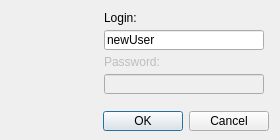
<?xml version="1.0" encoding="UTF-8"?>
<ui version="4.0">
 <class>dlgLogin</class>
 <widget class="QDialog" name="dlgLogin">
  <property name="windowModality">
   <enum>Qt::NonModal</enum>
  </property>
  <property name="geometry">
   <rect>
    <x>0</x>
    <y>0</y>
    <width>280</width>
    <height>140</height>
   </rect>
  </property>
  <property name="minimumSize">
   <size>
    <width>280</width>
    <height>140</height>
   </size>
  </property>
  <property name="maximumSize">
   <size>
    <width>280</width>
    <height>140</height>
   </size>
  </property>
  <property name="sizeIncrement">
   <size>
    <width>300</width>
    <height>150</height>
   </size>
  </property>
  <property name="windowTitle">
   <string>jimmer</string>
  </property>
  <property name="windowIcon">
   <iconset resource="../../resources.qrc">
    <normaloff>:/images/icons/chat1.ico</normaloff>:/images/icons/chat1.ico</iconset>
  </property>
  <property name="modal">
   <bool>true</bool>
  </property>
  <layout class="QVBoxLayout" name="verticalLayout_2">
   <property name="spacing">
    <number>0</number>
   </property>
   <property name="bottomMargin">
    <number>9</number>
   </property>
   <item>
    <layout class="QHBoxLayout" name="horizontalLayout" stretch="0,1">
     <property name="spacing">
      <number>5</number>
     </property>
     <item>
      <widget class="QLabel" name="lblImage">
       <property name="sizePolicy">
        <sizepolicy hsizetype="Fixed" vsizetype="Ignored">
         <horstretch>0</horstretch>
         <verstretch>0</verstretch>
        </sizepolicy>
       </property>
       <property name="minimumSize">
        <size>
         <width>80</width>
         <height>80</height>
        </size>
       </property>
       <property name="baseSize">
        <size>
         <width>80</width>
         <height>80</height>
        </size>
       </property>
       <property name="text">
        <string/>
       </property>
       <property name="pixmap">
        <pixmap resource="../../resources.qrc">:/images/icons/chat1.ico</pixmap>
       </property>
       <property name="scaledContents">
        <bool>true</bool>
       </property>
      </widget>
     </item>
     <item>
      <layout class="QVBoxLayout" name="verticalLayout">
       <property name="spacing">
        <number>5</number>
       </property>
       <property name="bottomMargin">
        <number>0</number>
       </property>
       <item>
        <widget class="QLabel" name="lblLogin">
         <property name="text">
          <string>Login:</string>
         </property>
        </widget>
       </item>
       <item>
        <widget class="QLineEdit" name="lnLogin">
         <property name="minimumSize">
          <size>
           <width>160</width>
           <height>20</height>
          </size>
         </property>
         <property name="maximumSize">
          <size>
           <width>160</width>
           <height>20</height>
          </size>
         </property>
         <property name="text">
          <string>newUser</string>
         </property>
        </widget>
       </item>
       <item>
        <widget class="QLabel" name="lblPassword">
         <property name="enabled">
          <bool>false</bool>
         </property>
         <property name="text">
          <string>Password:</string>
         </property>
        </widget>
       </item>
       <item>
        <widget class="QLineEdit" name="lnPassword">
         <property name="enabled">
          <bool>false</bool>
         </property>
         <property name="sizePolicy">
          <sizepolicy hsizetype="Expanding" vsizetype="Expanding">
           <horstretch>0</horstretch>
           <verstretch>0</verstretch>
          </sizepolicy>
         </property>
         <property name="minimumSize">
          <size>
           <width>160</width>
           <height>20</height>
          </size>
         </property>
         <property name="maximumSize">
          <size>
           <width>160</width>
           <height>20</height>
          </size>
         </property>
        </widget>
       </item>
      </layout>
     </item>
    </layout>
   </item>
   <item>
    <spacer name="verticalSpacer">
     <property name="orientation">
      <enum>Qt::Vertical</enum>
     </property>
     <property name="sizeHint" stdset="0">
      <size>
       <width>20</width>
       <height>40</height>
      </size>
     </property>
    </spacer>
   </item>
   <item>
    <widget class="QDialogButtonBox" name="buttonBox">
     <property name="minimumSize">
      <size>
       <width>40</width>
       <height>20</height>
      </size>
     </property>
     <property name="baseSize">
      <size>
       <width>40</width>
       <height>20</height>
      </size>
     </property>
     <property name="orientation">
      <enum>Qt::Horizontal</enum>
     </property>
     <property name="standardButtons">
      <set>QDialogButtonBox::Cancel|QDialogButtonBox::Ok</set>
     </property>
    </widget>
   </item>
  </layout>
 </widget>
 <resources>
  <include location="../../resources.qrc"/>
 </resources>
 <connections>
  <connection>
   <sender>buttonBox</sender>
   <signal>accepted()</signal>
   <receiver>dlgLogin</receiver>
   <slot>accept()</slot>
   <hints>
    <hint type="sourcelabel">
     <x>248</x>
     <y>254</y>
    </hint>
    <hint type="destinationlabel">
     <x>157</x>
     <y>274</y>
    </hint>
   </hints>
  </connection>
  <connection>
   <sender>buttonBox</sender>
   <signal>rejected()</signal>
   <receiver>dlgLogin</receiver>
   <slot>reject()</slot>
   <hints>
    <hint type="sourcelabel">
     <x>316</x>
     <y>260</y>
    </hint>
    <hint type="destinationlabel">
     <x>286</x>
     <y>274</y>
    </hint>
   </hints>
  </connection>
 </connections>
</ui>
